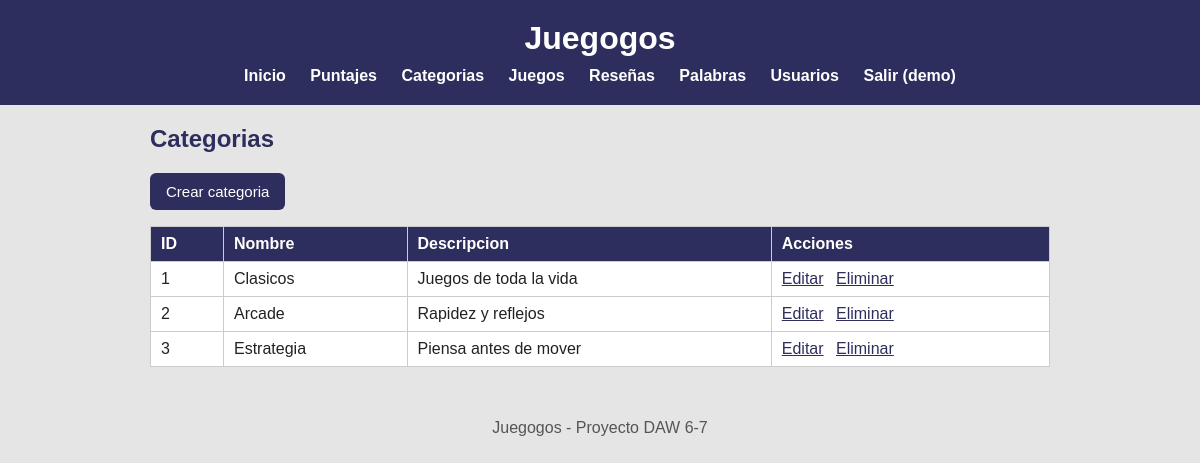
The app's page /index.php?url=categorias/listar (signed in) with its own data.
### tables this page shows
CREATE TABLE categorias (
  id          INT AUTO_INCREMENT PRIMARY KEY,
  nombre      VARCHAR(50)  NOT NULL,
  descripcion VARCHAR(255)
);

### app/controllers/CategoriaController.php (called while the page is built, shortened)
<?php
require_once __DIR__ . "/../models/Categoria.php";
class CategoriaController
{
    public function listar()
    {
        $categorias = Categoria::obtenerTodos();
        require __DIR__ . "/../views/categorias/listar.php";
    }
}

### app/models/Categoria.php (called while the page is built, shortened)
<?php
class Categoria
{
    public static function obtenerTodos()
    {
        $conn = Conexion::conectar();
        $sql = "SELECT id, nombre, descripcion FROM categorias ORDER BY id";
        $res = $conn->query($sql);
        $categorias = [];
        while ($fila = $res->fetch_assoc()) {
            $categorias[] = $fila;
        }
        return $categorias;
    }
}

### app/views/categorias/listar.php (the view)
<?php $titulo = "Categorias"; require __DIR__ . "/../partials/header.php"; ?>
<h2>Categorias</h2>
<p><a class="boton" href="index.php?url=categorias/crearForm">Crear categoria</a></p>
<table>
    <tr>
        <th>ID</th>
        <th>Nombre</th>
        <th>Descripcion</th>
        <th>Acciones</th>
    </tr>
    <?php foreach ($categorias as $c): ?>
        <tr>
            <td><?= htmlspecialchars($c["id"]) ?></td>
            <td><?= htmlspecialchars($c["nombre"]) ?></td>
            <td><?= htmlspecialchars($c["descripcion"]) ?></td>
            <td>
                <a href="index.php?url=categorias/editarForm&id=<?= $c["id"] ?>">Editar</a>
                <a href="index.php?url=categorias/eliminar&id=<?= $c["id"] ?>"
                   onclick="return confirm('Eliminar categoria?')">Eliminar</a>
            </td>
        </tr>
    <?php endforeach; ?>
</table>
<?php require __DIR__ . "/../partials/footer.php"; ?>

### public/css/estilos.css (style rules this page uses)
body { font-family: Arial, Helvetica, sans-serif; margin: 0; padding: 0; background-color: rgb(230, 229, 229); color: #222; }
h2 { color: rgb(46, 46, 94); }
.boton, button { display: inline-block; background-color: rgb(46, 46, 94); color: white; border: none; padding: 10px 16px; border-radius: 6px; text-decoration: none; cursor: pointer; font-size: 15px; }
table { border-collapse: collapse; width: 100%; background: white; margin-top: 12px; }
th, td { border: 1px solid #ccc; padding: 8px 10px; text-align: left; }
th { background: rgb(46, 46, 94); color: white; }
td a { color: rgb(46, 46, 94); margin-right: 8px; }

### records on screen
categorias: id "1", nombre "Clasicos", descripcion "Juegos de toda la vida"
categorias: id "2", nombre "Arcade", descripcion "Rapidez y reflejos"
categorias: id "3", nombre "Estrategia", descripcion "Piensa antes de mover"

### other values on screen
$_SESSION["usuario"] "demo"
